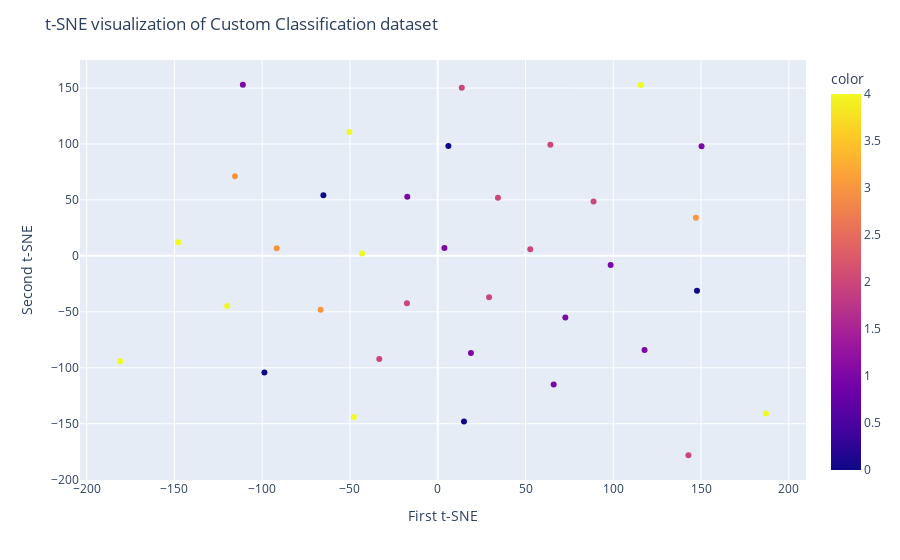

The code cell stored with this chart in its notebook:
### Code cell
import plotly.express as px
tsne = TSNE(n_components=2, random_state=42)

data_df=data_dict['shap_direct_common']
X_tsne = tsne.fit_transform(data_df)
y=cluster_labels


divergence.loc[var_name]=tsne.kl_divergence_
fig = px.scatter(x=X_tsne[:, 0], y=X_tsne[:, 1], color=y)
fig.update_layout(
    title="t-SNE visualization of Custom Classification dataset",
    xaxis_title="First t-SNE",
    yaxis_title="Second t-SNE",
)
fig.show()

### Figure 1 — Plotly figure (JSON) as saved in the notebook; plotly's stock layout.template omitted (floating-point values rounded to 4 significant figures)
{"data": [{"hovertemplate": "x=%{x}<br>y=%{y}<br>color=%{marker.color}<extra></extra>", "legendgroup": "", "marker": {"color": [1, 2, 3, 2, 0, 2, 1, 3, 2, 0, 2, 1, 2, 1, 2, 1, 4, 4, 1, 3, 3, 4, 1, 1, 2, 0, 4, 2, 4, 4, 1, 0, 4, 0, 4], "coloraxis": "coloraxis", "symbol": "circle"}, "mode": "markers", "name": "", "orientation": "v", "showlegend": false, "type": "scatter", "x": [150.3, -17.57, 147.1, 142.8, 14.95, 29.24, -111.0, -66.71, 64.16, 6.051, -33.32, 18.91, 88.76, 66.04, 13.69, 3.796, -181.0, -47.81, 72.69, -115.5, -91.74, -147.8, 98.49, 117.8, 52.7, -98.75, 115.6, 34.29, -120.0, 187.0, -17.35, 147.7, -43.15, -65.14, -50.3], "xaxis": "x", "y": [97.91, -42.25, 34.06, -178.2, -148.0, -36.89, 153.0, -48.18, 99.41, 98.29, -92.23, -86.78, 48.54, -114.9, 150.4, 7.137, -94.19, -144.0, -55.19, 71.1, 6.807, 12.2, -8.165, -84.16, 5.937, -104.3, 152.8, 51.94, -44.7, -140.9, 52.89, -31.17, 2.01, 54.1, 110.7], "yaxis": "y"}], "layout": {"coloraxis": {"colorbar": {"title": {"text": "color"}}, "colorscale": [[0, "#0d0887"], [0.1111, "#46039f"], [0.2222, "#7201a8"], [0.3333, "#9c179e"], [0.4444, "#bd3786"], [0.5556, "#d8576b"], [0.6667, "#ed7953"], [0.7778, "#fb9f3a"], [0.8889, "#fdca26"], [1, "#f0f921"]]}, "legend": {"tracegroupgap": 0}, "margin": {"t": 60}, "title": {"text": "t-SNE visualization of Custom Classification dataset"}, "xaxis": {"anchor": "y", "domain": [0, 1], "title": {"text": "First t-SNE"}}, "yaxis": {"anchor": "x", "domain": [0, 1], "title": {"text": "Second t-SNE"}}}}
